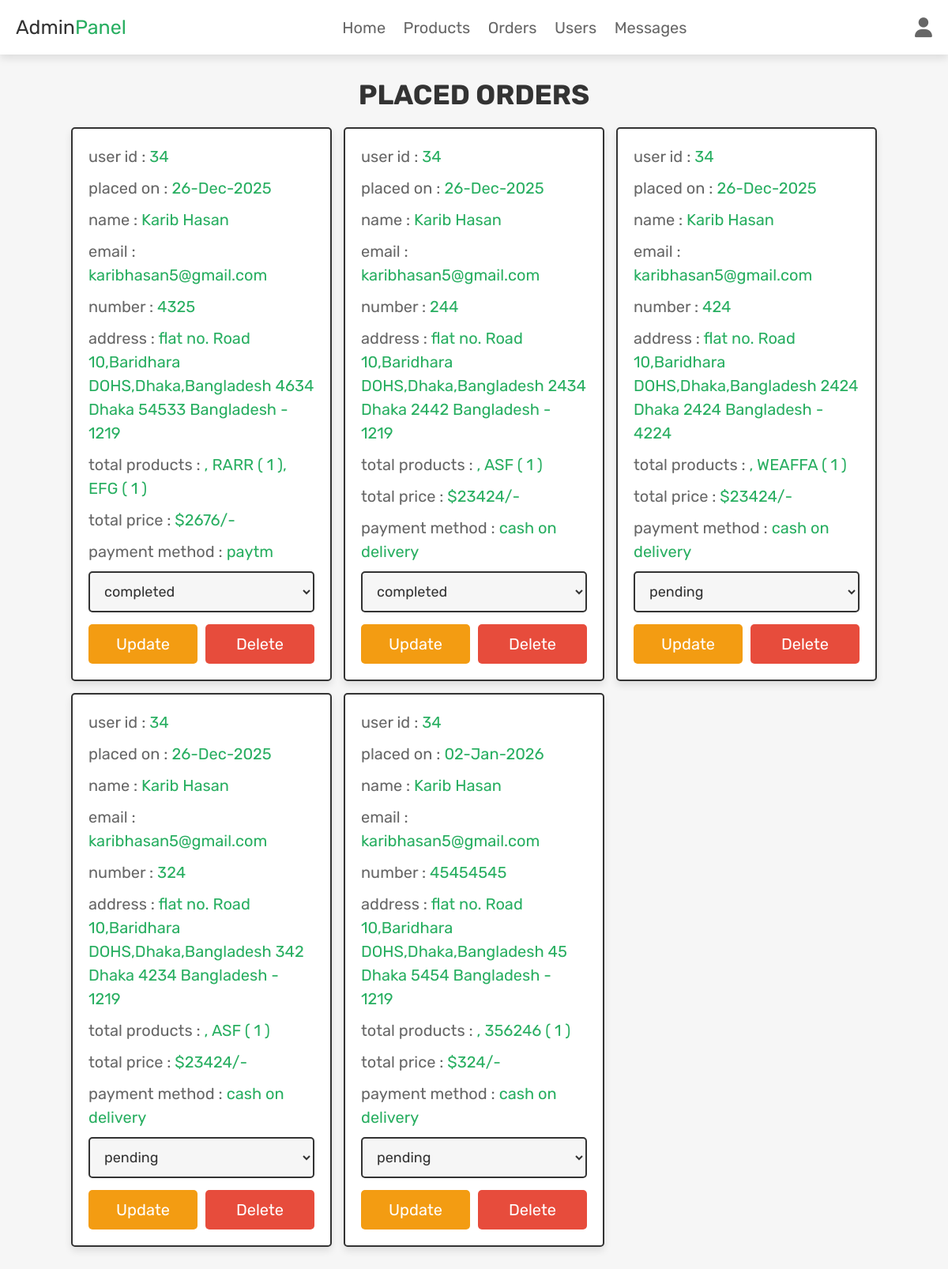
Page /Controller/admin_orders.php (signed in) on the committed database.
### tables this page shows
CREATE TABLE `orders` (
  `id` int(100) NOT NULL,
  `user_id` int(100) NOT NULL,
  `name` varchar(100) NOT NULL,
  `number` varchar(12) NOT NULL,
  `email` varchar(100) NOT NULL,
  `method` varchar(50) NOT NULL,
  `address` varchar(500) NOT NULL,
  `total_products` varchar(1000) NOT NULL,
  `total_price` int(100) NOT NULL,
  `placed_on` varchar(50) NOT NULL,
  `payment_status` varchar(20) NOT NULL DEFAULT 'pending'
);

### Controller/admin_orders.php (the view, shortened to what this page needs)
<?php
@include 'config.php';
?>
<!DOCTYPE html>
<html lang="en">
<head>
<link rel="stylesheet" href="https://cdnjs.cloudflare.com/ajax/libs/font-awesome/6.1.1/css/all.min.css">
<link rel="stylesheet" href="../View/admin_style.css">
</head>
<body>
<?php include 'admin_header.php'; ?>
<section class="placed-orders">
<h1 class="title">Placed Orders</h1>
<div class="box-container">
<?php
$select_orders = $conn->prepare("SELECT * FROM `orders`");
$select_orders->execute();
if ($select_orders->rowCount() > 0) {
   while ($fetch_orders = $select_orders->fetch(PDO::FETCH_ASSOC)) {
?>
<div class="box">
<p> user id : <span><?= $fetch_orders['user_id']; ?></span> </p>
<p> placed on : <span><?= $fetch_orders['placed_on']; ?></span> </p>
<p> name : <span><?= $fetch_orders['name']; ?></span> </p>
<p> email : <span><?= $fetch_orders['email']; ?></span> </p>
<p> number : <span><?= $fetch_orders['number']; ?></span> </p>
<p> address : <span><?= $fetch_orders['address']; ?></span> </p>
<p> total products : <span><?= $fetch_orders['total_products']; ?></span> </p>
<p> total price : <span>$<?= $fetch_orders['total_price']; ?>/-</span> </p>
<p> payment method : <span><?= $fetch_orders['method']; ?></span> </p>
<form action="" method="POST">
   <select name="update_payment" class="drop-down" required>
      <option value="" disabled selected><?= $fetch_orders['payment_status']; ?></option>
   </select>
   <div class="flex-btn">
      <input type="submit" name="update_order" class="option-btn" value="update">
      <a href="admin_orders.php?delete=<?= $fetch_orders['id']; ?>"
         class="delete-btn"
         onclick="return confirm('Delete this order?');">
         delete
      </a>
   </div>
</form>
</div>
<?php
   }
} else {
   echo '<p class="empty">No orders placed yet!</p>';
}
?>
</div>
</section>
</body>
</html>

### View/admin_style.css (style rules this page uses)
.placed-orders .box-container { display: grid; grid-template-columns: repeat(auto-fit, 33rem); gap:1.5rem; align-items: flex-start; justify-content:center; }
.placed-orders .box-container .box { border:var(--border); box-shadow: var(--box-shadow); background-color: var(--white); border-radius: .5rem; padding:2rem; }
.placed-orders .box-container .box p { margin-bottom: 1rem; line-height: 1.5; font-size: 2rem; color:var(--light-color); }
.placed-orders .box-container .box p span { color:var(--green); }
.placed-orders .box-container .box .drop-down { width: 100%; padding:1.2rem 1.4rem; font-size: 1.8rem; border:var(--border); border-radius: .5rem; background-color: var(--light-bg); margin-bottom: .5rem; }

### View/components.css (style rules this page uses)
:root { --green:#27ae60; --orange:#f39c12; --red:#e74c3c; --black:#333; --light-color:#666; --white:#fff; --light-bg:#f6f6f6; --border:.2rem solid var(--black); --box-shadow:0 .5rem 1rem rgba(0,0,0,.1); }
* { font-family: 'Rubik', sans-serif; margin:0; padding:0; box-sizing: border-box; outline: none; border:none; text-decoration: none; color:var(--black); }
body { background-color: var(--light-bg); }
html { font-size: 62.5%; overflow-x: hidden; scroll-behavior: smooth; scroll-padding-top: 6.5rem; }
section { padding:3rem 2rem; max-width: 1200px; margin:0 auto; }
.btn, .delete-btn, .option-btn { display: block; width: 100%; margin-top: 1rem; border-radius: .5rem; color:var(--white); font-size: 2rem; padding:1.3rem 3rem; text-transform: capitalize; cursor: pointer; text-align: center; }
.delete-btn { background-color: var(--red); }
.option-btn { background-color: var(--orange); }
.flex-btn { display: flex; flex-wrap: wrap; gap:1rem; }
.flex-btn > * { flex:1; }
.title { text-align: center; margin-bottom: 2rem; text-transform: uppercase; color:var(--black); font-size: 3.5rem; }

### rows in the picture
orders: user "34", placed_on "26-Dec-2025", name "Karib Hasan", email "karibhasan5@gmail.com", number "4325", address "flat no. Road 10,Baridhara DOHS,Dhaka,Bangladesh 4634 Dhaka 54533 Bangladesh - 1219", total_products ", RARR ( 1 ), EFG ( 1 )", total_price "2676", method "paytm", update_payment "completed"
orders: user "34", placed_on "26-Dec-2025", name "Karib Hasan", email "karibhasan5@gmail.com", number "244", address "flat no. Road 10,Baridhara DOHS,Dhaka,Bangladesh 2434 Dhaka 2442 Bangladesh - 1219", total_products ", ASF ( 1 )", total_price "23424", method "cash on delivery", update_payment "completed"
orders: user "34", placed_on "26-Dec-2025", name "Karib Hasan", email "karibhasan5@gmail.com", number "424", address "flat no. Road 10,Baridhara DOHS,Dhaka,Bangladesh 2424 Dhaka 2424 Bangladesh - 4224", total_products ", WEAFFA ( 1 )", total_price "23424", method "cash on delivery", update_payment "pending"
orders: user "34", placed_on "26-Dec-2025", name "Karib Hasan", email "karibhasan5@gmail.com", number "324", address "flat no. Road 10,Baridhara DOHS,Dhaka,Bangladesh 342 Dhaka 4234 Bangladesh - 1219", total_products ", ASF ( 1 )", total_price "23424", method "cash on delivery", update_payment "pending"
orders: user "34", placed_on "02-Jan-2026", name "Karib Hasan", email "karibhasan5@gmail.com", number "45454545", address "flat no. Road 10,Baridhara DOHS,Dhaka,Bangladesh 45 Dhaka 5454 Bangladesh - 1219", total_products ", 356246 ( 1 )", total_price "324", method "cash on delivery", update_payment "pending"
